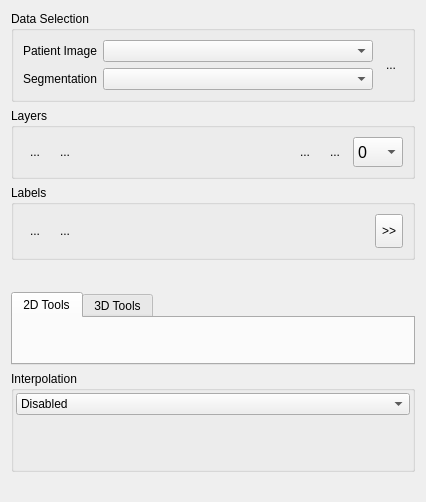
<?xml version="1.0" encoding="UTF-8"?>
<ui version="4.0">
 <class>QmitkMultiLabelSegmentationView</class>
 <widget class="QWidget" name="QmitkMultiLabelSegmentationView">
  <property name="geometry">
   <rect>
    <x>0</x>
    <y>0</y>
    <width>426</width>
    <height>502</height>
   </rect>
  </property>
  <property name="sizePolicy">
   <sizepolicy hsizetype="Minimum" vsizetype="Minimum">
    <horstretch>0</horstretch>
    <verstretch>0</verstretch>
   </sizepolicy>
  </property>
  <property name="windowTitle">
   <string>Form</string>
  </property>
  <property name="toolTip">
   <string/>
  </property>
  <layout class="QVBoxLayout" name="verticalLayout_5">
   <item>
    <widget class="QGroupBox" name="groupBox_DataSelection">
     <property name="sizePolicy">
      <sizepolicy hsizetype="Minimum" vsizetype="Fixed">
       <horstretch>0</horstretch>
       <verstretch>0</verstretch>
      </sizepolicy>
     </property>
     <property name="title">
      <string>Data Selection</string>
     </property>
     <layout class="QGridLayout" name="gridLayout">
      <item row="0" column="0">
       <widget class="QLabel" name="label_PatientImage">
        <property name="text">
         <string>Patient Image</string>
        </property>
       </widget>
      </item>
      <item row="0" column="1">
       <widget class="QmitkDataStorageComboBox" name="m_cbReferenceNodeSelector">
        <property name="sizePolicy">
         <sizepolicy hsizetype="Expanding" vsizetype="Fixed">
          <horstretch>0</horstretch>
          <verstretch>0</verstretch>
         </sizepolicy>
        </property>
       </widget>
      </item>
      <item row="0" column="2" rowspan="2">
       <widget class="QToolButton" name="m_pbNewSegmentationSession">
        <property name="toolTip">
         <string>Create a new segmentation session</string>
        </property>
        <property name="text">
         <string>...</string>
        </property>
        <property name="icon">
         <iconset>
          <normaloff>:/multilabelsegmentation/NewSegmentationSession_48x48.png</normaloff>:/multilabelsegmentation/NewSegmentationSession_48x48.png</iconset>
        </property>
        <property name="iconSize">
         <size>
          <width>28</width>
          <height>28</height>
         </size>
        </property>
        <property name="shortcut">
         <string>N</string>
        </property>
        <property name="autoRaise">
         <bool>true</bool>
        </property>
       </widget>
      </item>
      <item row="1" column="0">
       <widget class="QLabel" name="label_Segmentation">
        <property name="text">
         <string>Segmentation</string>
        </property>
       </widget>
      </item>
      <item row="1" column="1">
       <widget class="QmitkDataStorageComboBox" name="m_cbWorkingNodeSelector">
        <property name="sizePolicy">
         <sizepolicy hsizetype="Expanding" vsizetype="Fixed">
          <horstretch>0</horstretch>
          <verstretch>0</verstretch>
         </sizepolicy>
        </property>
       </widget>
      </item>
     </layout>
    </widget>
   </item>
   <item>
    <widget class="QGroupBox" name="groupBox_Layer">
     <property name="title">
      <string>Layers</string>
     </property>
     <property name="flat">
      <bool>true</bool>
     </property>
     <property name="checkable">
      <bool>false</bool>
     </property>
     <layout class="QHBoxLayout" name="horizontalLayout">
      <item>
       <widget class="QToolButton" name="m_btAddLayer">
        <property name="toolTip">
         <string>Add a layer to the current segmentation session</string>
        </property>
        <property name="text">
         <string>...</string>
        </property>
        <property name="icon">
         <iconset>
          <normaloff>:/Qmitk/AddLayer_48x48.png</normaloff>:/Qmitk/AddLayer_48x48.png</iconset>
        </property>
        <property name="iconSize">
         <size>
          <width>28</width>
          <height>28</height>
         </size>
        </property>
        <property name="autoRaise">
         <bool>true</bool>
        </property>
       </widget>
      </item>
      <item>
       <widget class="QToolButton" name="m_btDeleteLayer">
        <property name="toolTip">
         <string>Delete the active layer</string>
        </property>
        <property name="text">
         <string>...</string>
        </property>
        <property name="icon">
         <iconset>
          <normaloff>:/Qmitk/DeleteLayer_48x48.png</normaloff>:/Qmitk/DeleteLayer_48x48.png</iconset>
        </property>
        <property name="iconSize">
         <size>
          <width>28</width>
          <height>28</height>
         </size>
        </property>
        <property name="autoRaise">
         <bool>true</bool>
        </property>
       </widget>
      </item>
      <item>
       <spacer name="horizontalSpacer1">
        <property name="orientation">
         <enum>Qt::Horizontal</enum>
        </property>
        <property name="sizeHint" stdset="0">
         <size>
          <width>0</width>
          <height>20</height>
         </size>
        </property>
       </spacer>
      </item>
      <item>
       <widget class="QToolButton" name="m_btPreviousLayer">
        <property name="toolTip">
         <string>Change to the previous available layer</string>
        </property>
        <property name="text">
         <string>...</string>
        </property>
        <property name="icon">
         <iconset>
          <normaloff>:/Qmitk/PreviousLayer_48x48.png</normaloff>:/Qmitk/PreviousLayer_48x48.png</iconset>
        </property>
        <property name="iconSize">
         <size>
          <width>28</width>
          <height>28</height>
         </size>
        </property>
        <property name="autoRaise">
         <bool>true</bool>
        </property>
       </widget>
      </item>
      <item>
       <widget class="QToolButton" name="m_btNextLayer">
        <property name="toolTip">
         <string>Change to the next available layer</string>
        </property>
        <property name="text">
         <string>...</string>
        </property>
        <property name="icon">
         <iconset>
          <normaloff>:/Qmitk/NextLayer_48x48.png</normaloff>:/Qmitk/NextLayer_48x48.png</iconset>
        </property>
        <property name="iconSize">
         <size>
          <width>28</width>
          <height>28</height>
         </size>
        </property>
        <property name="autoRaise">
         <bool>true</bool>
        </property>
       </widget>
      </item>
      <item>
       <widget class="QComboBox" name="m_cbActiveLayer">
        <property name="sizePolicy">
         <sizepolicy hsizetype="Preferred" vsizetype="Fixed">
          <horstretch>0</horstretch>
          <verstretch>0</verstretch>
         </sizepolicy>
        </property>
        <property name="minimumSize">
         <size>
          <width>50</width>
          <height>30</height>
         </size>
        </property>
        <property name="maximumSize">
         <size>
          <width>40</width>
          <height>30</height>
         </size>
        </property>
        <property name="font">
         <font>
          <pointsize>12</pointsize>
         </font>
        </property>
        <property name="toolTip">
         <string>Switch to a layer</string>
        </property>
        <item>
         <property name="text">
          <string>0</string>
         </property>
        </item>
       </widget>
      </item>
     </layout>
    </widget>
   </item>
   <item>
    <widget class="QGroupBox" name="groupBox_Labels">
     <property name="title">
      <string>Labels</string>
     </property>
     <property name="flat">
      <bool>true</bool>
     </property>
     <layout class="QHBoxLayout" name="horizontalLayout_2">
      <item>
       <widget class="QToolButton" name="m_pbNewLabel">
        <property name="toolTip">
         <string>Add a new label to the current segmentation session</string>
        </property>
        <property name="text">
         <string>...</string>
        </property>
        <property name="icon">
         <iconset>
          <normaloff>:/multilabelsegmentation/NewLabel_48x48.png</normaloff>:/multilabelsegmentation/NewLabel_48x48.png</iconset>
        </property>
        <property name="iconSize">
         <size>
          <width>28</width>
          <height>28</height>
         </size>
        </property>
        <property name="shortcut">
         <string>N</string>
        </property>
        <property name="autoRaise">
         <bool>true</bool>
        </property>
       </widget>
      </item>
      <item>
       <widget class="QToolButton" name="m_btLockExterior">
        <property name="toolTip">
         <string>Lock/Unlock exterior</string>
        </property>
        <property name="text">
         <string>...</string>
        </property>
        <property name="icon">
         <iconset>
          <normaloff>:/Qmitk/UnlockExterior_48x48.png</normaloff>
          <normalon>:/Qmitk/LockExterior_48x48.png</normalon>:/Qmitk/UnlockExterior_48x48.png</iconset>
        </property>
        <property name="iconSize">
         <size>
          <width>28</width>
          <height>28</height>
         </size>
        </property>
        <property name="checkable">
         <bool>true</bool>
        </property>
        <property name="autoRaise">
         <bool>true</bool>
        </property>
       </widget>
      </item>
      <item>
       <spacer name="horizontalSpacer">
        <property name="orientation">
         <enum>Qt::Horizontal</enum>
        </property>
        <property name="sizeHint" stdset="0">
         <size>
          <width>0</width>
          <height>20</height>
         </size>
        </property>
       </spacer>
      </item>
      <item>
       <widget class="QToolButton" name="m_pbShowLabelTable">
        <property name="minimumSize">
         <size>
          <width>0</width>
          <height>34</height>
         </size>
        </property>
        <property name="toolTip">
         <string>Show a table with all labels in the current segmentation session</string>
        </property>
        <property name="text">
         <string>&gt;&gt;</string>
        </property>
        <property name="iconSize">
         <size>
          <width>28</width>
          <height>28</height>
         </size>
        </property>
        <property name="checkable">
         <bool>true</bool>
        </property>
        <property name="autoRaise">
         <bool>false</bool>
        </property>
        <property name="arrowType">
         <enum>Qt::NoArrow</enum>
        </property>
       </widget>
      </item>
     </layout>
    </widget>
   </item>
   <item>
    <widget class="QmitkLabelSetWidget" name="m_LabelSetWidget" native="true">
     <property name="sizePolicy">
      <sizepolicy hsizetype="Preferred" vsizetype="Expanding">
       <horstretch>0</horstretch>
       <verstretch>0</verstretch>
      </sizepolicy>
     </property>
     <property name="minimumSize">
      <size>
       <width>0</width>
       <height>20</height>
      </size>
     </property>
    </widget>
   </item>
   <item>
    <widget class="QTabWidget" name="m_tw2DTools">
     <property name="sizePolicy">
      <sizepolicy hsizetype="Preferred" vsizetype="Maximum">
       <horstretch>0</horstretch>
       <verstretch>0</verstretch>
      </sizepolicy>
     </property>
     <property name="styleSheet">
      <string notr="true">QTabWidget::tab-bar { alignment: middle; }</string>
     </property>
     <property name="currentIndex">
      <number>0</number>
     </property>
     <property name="usesScrollButtons">
      <bool>true</bool>
     </property>
     <property name="documentMode">
      <bool>false</bool>
     </property>
     <widget class="QWidget" name="m_tb2DTools">
      <attribute name="title">
       <string>2D Tools</string>
      </attribute>
      <layout class="QVBoxLayout" name="verticalLayout">
       <item>
        <widget class="QmitkToolGUIArea" name="m_ManualToolGUIContainer2D" native="true">
         <property name="sizePolicy">
          <sizepolicy hsizetype="Minimum" vsizetype="Minimum">
           <horstretch>0</horstretch>
           <verstretch>0</verstretch>
          </sizepolicy>
         </property>
         <property name="font">
          <font>
           <weight>50</weight>
           <bold>false</bold>
          </font>
         </property>
        </widget>
       </item>
       <item>
        <widget class="QmitkToolSelectionBox" name="m_ManualToolSelectionBox2D" native="true">
         <property name="sizePolicy">
          <sizepolicy hsizetype="Minimum" vsizetype="Minimum">
           <horstretch>0</horstretch>
           <verstretch>0</verstretch>
          </sizepolicy>
         </property>
         <property name="font">
          <font>
           <weight>50</weight>
           <bold>false</bold>
          </font>
         </property>
        </widget>
       </item>
       <item>
        <spacer name="verticalSpacer_2">
         <property name="orientation">
          <enum>Qt::Vertical</enum>
         </property>
         <property name="sizeHint" stdset="0">
          <size>
           <width>20</width>
           <height>40</height>
          </size>
         </property>
        </spacer>
       </item>
      </layout>
     </widget>
     <widget class="QWidget" name="tab_2">
      <attribute name="title">
       <string>3D Tools</string>
      </attribute>
      <layout class="QVBoxLayout" name="verticalLayout_2">
       <item>
        <widget class="QmitkToolGUIArea" name="m_ManualToolGUIContainer3D" native="true">
         <property name="sizePolicy">
          <sizepolicy hsizetype="Minimum" vsizetype="Minimum">
           <horstretch>0</horstretch>
           <verstretch>0</verstretch>
          </sizepolicy>
         </property>
         <property name="font">
          <font>
           <weight>50</weight>
           <bold>false</bold>
          </font>
         </property>
        </widget>
       </item>
       <item>
        <widget class="QmitkToolSelectionBox" name="m_ManualToolSelectionBox3D" native="true">
         <property name="sizePolicy">
          <sizepolicy hsizetype="Minimum" vsizetype="Minimum">
           <horstretch>0</horstretch>
           <verstretch>0</verstretch>
          </sizepolicy>
         </property>
         <property name="font">
          <font>
           <weight>50</weight>
           <bold>false</bold>
          </font>
         </property>
        </widget>
       </item>
       <item>
        <spacer name="verticalSpacer_5">
         <property name="orientation">
          <enum>Qt::Vertical</enum>
         </property>
         <property name="sizeHint" stdset="0">
          <size>
           <width>20</width>
           <height>40</height>
          </size>
         </property>
        </spacer>
       </item>
      </layout>
     </widget>
    </widget>
   </item>
   <item>
    <widget class="QGroupBox" name="m_gbInterpolation">
     <property name="sizePolicy">
      <sizepolicy hsizetype="Preferred" vsizetype="Fixed">
       <horstretch>0</horstretch>
       <verstretch>0</verstretch>
      </sizepolicy>
     </property>
     <property name="title">
      <string>Interpolation</string>
     </property>
     <layout class="QVBoxLayout" name="verticalLayout_4">
      <property name="spacing">
       <number>2</number>
      </property>
      <property name="sizeConstraint">
       <enum>QLayout::SetMinimumSize</enum>
      </property>
      <property name="leftMargin">
       <number>2</number>
      </property>
      <property name="topMargin">
       <number>2</number>
      </property>
      <property name="rightMargin">
       <number>2</number>
      </property>
      <property name="bottomMargin">
       <number>2</number>
      </property>
      <item>
       <widget class="QComboBox" name="m_cbInterpolation">
        <property name="sizePolicy">
         <sizepolicy hsizetype="Preferred" vsizetype="Minimum">
          <horstretch>0</horstretch>
          <verstretch>0</verstretch>
         </sizepolicy>
        </property>
        <item>
         <property name="text">
          <string>Disabled</string>
         </property>
        </item>
        <item>
         <property name="text">
          <string>2D Interpolation</string>
         </property>
        </item>
        <item>
         <property name="text">
          <string>3D Interpolation</string>
         </property>
        </item>
       </widget>
      </item>
      <item>
       <widget class="QStackedWidget" name="m_swInterpolation">
        <property name="sizePolicy">
         <sizepolicy hsizetype="Preferred" vsizetype="Minimum">
          <horstretch>0</horstretch>
          <verstretch>0</verstretch>
         </sizepolicy>
        </property>
        <property name="currentIndex">
         <number>1</number>
        </property>
        <widget class="QWidget" name="page_2">
         <property name="sizePolicy">
          <sizepolicy hsizetype="Preferred" vsizetype="Minimum">
           <horstretch>0</horstretch>
           <verstretch>0</verstretch>
          </sizepolicy>
         </property>
         <layout class="QVBoxLayout" name="verticalLayout_6">
          <property name="sizeConstraint">
           <enum>QLayout::SetMinimumSize</enum>
          </property>
          <property name="leftMargin">
           <number>0</number>
          </property>
          <property name="topMargin">
           <number>0</number>
          </property>
          <property name="rightMargin">
           <number>0</number>
          </property>
          <property name="bottomMargin">
           <number>0</number>
          </property>
          <item>
           <widget class="QmitkSliceBasedInterpolatorWidget" name="m_SliceBasedInterpolatorWidget" native="true">
            <property name="sizePolicy">
             <sizepolicy hsizetype="Preferred" vsizetype="Minimum">
              <horstretch>0</horstretch>
              <verstretch>0</verstretch>
             </sizepolicy>
            </property>
            <property name="minimumSize">
             <size>
              <width>0</width>
              <height>0</height>
             </size>
            </property>
            <property name="font">
             <font>
              <weight>50</weight>
              <bold>false</bold>
             </font>
            </property>
           </widget>
          </item>
         </layout>
        </widget>
        <widget class="QWidget" name="page_3">
         <property name="sizePolicy">
          <sizepolicy hsizetype="Preferred" vsizetype="Minimum">
           <horstretch>0</horstretch>
           <verstretch>0</verstretch>
          </sizepolicy>
         </property>
         <layout class="QVBoxLayout" name="verticalLayout_3">
          <property name="sizeConstraint">
           <enum>QLayout::SetMinimumSize</enum>
          </property>
          <property name="leftMargin">
           <number>0</number>
          </property>
          <property name="topMargin">
           <number>0</number>
          </property>
          <property name="rightMargin">
           <number>0</number>
          </property>
          <property name="bottomMargin">
           <number>0</number>
          </property>
          <item>
           <widget class="QmitkSurfaceBasedInterpolatorWidget" name="m_SurfaceBasedInterpolatorWidget" native="true">
            <property name="sizePolicy">
             <sizepolicy hsizetype="Preferred" vsizetype="Minimum">
              <horstretch>0</horstretch>
              <verstretch>0</verstretch>
             </sizepolicy>
            </property>
            <property name="minimumSize">
             <size>
              <width>0</width>
              <height>50</height>
             </size>
            </property>
            <property name="font">
             <font>
              <weight>50</weight>
              <bold>false</bold>
             </font>
            </property>
           </widget>
          </item>
         </layout>
        </widget>
        <widget class="QWidget" name="page">
         <property name="sizePolicy">
          <sizepolicy hsizetype="Preferred" vsizetype="Minimum">
           <horstretch>0</horstretch>
           <verstretch>0</verstretch>
          </sizepolicy>
         </property>
        </widget>
       </widget>
      </item>
     </layout>
    </widget>
   </item>
   <item>
    <spacer name="verticalSpacer">
     <property name="orientation">
      <enum>Qt::Vertical</enum>
     </property>
     <property name="sizeHint" stdset="0">
      <size>
       <width>20</width>
       <height>40</height>
      </size>
     </property>
    </spacer>
   </item>
  </layout>
 </widget>
 <customwidgets>
  <customwidget>
   <class>QmitkDataStorageComboBox</class>
   <extends>QComboBox</extends>
   <header location="global">QmitkDataStorageComboBox.h</header>
  </customwidget>
  <customwidget>
   <class>QmitkToolSelectionBox</class>
   <extends>QWidget</extends>
   <header location="global">QmitkToolSelectionBox.h</header>
  </customwidget>
  <customwidget>
   <class>QmitkToolGUIArea</class>
   <extends>QWidget</extends>
   <header location="global">QmitkToolGUIArea.h</header>
  </customwidget>
  <customwidget>
   <class>QmitkLabelSetWidget</class>
   <extends>QWidget</extends>
   <header location="global">Qmitk/QmitkLabelSetWidget.h</header>
   <container>1</container>
  </customwidget>
  <customwidget>
   <class>QmitkSliceBasedInterpolatorWidget</class>
   <extends>QWidget</extends>
   <header location="global">QmitkSliceBasedInterpolatorWidget.h</header>
   <container>1</container>
  </customwidget>
  <customwidget>
   <class>QmitkSurfaceBasedInterpolatorWidget</class>
   <extends>QWidget</extends>
   <header location="global">QmitkSurfaceBasedInterpolatorWidget.h</header>
   <container>1</container>
  </customwidget>
 </customwidgets>
 <resources/>
 <connections/>
</ui>
